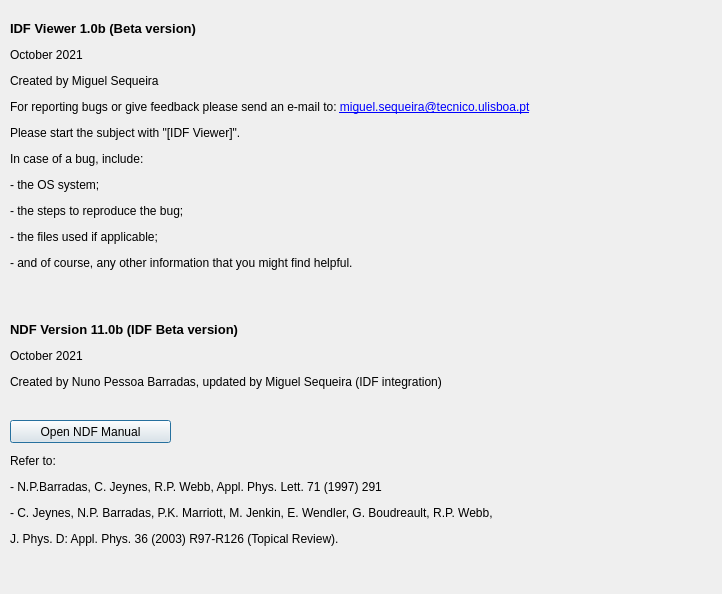
<?xml version="1.0" encoding="UTF-8"?>
<ui version="4.0">
 <class>dialog_about</class>
 <widget class="QDialog" name="dialog_about">
  <property name="geometry">
   <rect>
    <x>0</x>
    <y>0</y>
    <width>722</width>
    <height>594</height>
   </rect>
  </property>
  <property name="windowTitle">
   <string>About</string>
  </property>
  <widget class="QLabel" name="label">
   <property name="geometry">
    <rect>
     <x>10</x>
     <y>0</y>
     <width>701</width>
     <height>411</height>
    </rect>
   </property>
   <property name="text">
    <string>&lt;html&gt;&lt;head/&gt;&lt;body&gt;&lt;p&gt;&lt;span style=&quot; font-size:10pt; font-weight:600;&quot;&gt;IDF Viewer 1.0b (Beta version)&lt;/span&gt;&lt;/p&gt;&lt;p&gt;October 2021&lt;/p&gt;&lt;p&gt;Created by Miguel Sequeira&lt;/p&gt;&lt;p&gt;For reporting bugs or give feedback please send an e-mail to: &lt;a href=&quot;mailto:miguel.sequeira@tecnico.ulisboa.pt?subject=[IDF Viewer]&quot;&gt;&lt;span style=&quot; text-decoration: underline; color:#0000ff;&quot;&gt;miguel.sequeira@tecnico.ulisboa.pt&lt;/span&gt;&lt;/a&gt;&lt;/p&gt;&lt;p&gt;Please start the subject with &amp;quot;[IDF Viewer]&amp;quot;.&lt;/p&gt;&lt;p&gt;In case of a bug, include:&lt;/p&gt;&lt;p&gt;- the OS system;&lt;/p&gt;&lt;p&gt;- the steps to reproduce the bug;&lt;/p&gt;&lt;p&gt;- the files used if applicable;&lt;/p&gt;&lt;p&gt;- and of course, any other information that you might find helpful.&lt;/p&gt;&lt;p&gt;&lt;br/&gt;&lt;/p&gt;&lt;p&gt;&lt;span style=&quot; font-size:10pt; font-weight:600;&quot;&gt;NDF Version 11.0b (IDF Beta version)&lt;/span&gt;&lt;/p&gt;&lt;p&gt;October 2021&lt;/p&gt;&lt;p&gt;Created by Nuno Pessoa Barradas, updated by Miguel Sequeira (IDF integration)&lt;/p&gt;&lt;/body&gt;&lt;/html&gt;</string>
   </property>
   <property name="textFormat">
    <enum>Qt::RichText</enum>
   </property>
   <property name="openExternalLinks">
    <bool>true</bool>
   </property>
   <property name="textInteractionFlags">
    <set>Qt::LinksAccessibleByMouse|Qt::TextSelectableByKeyboard|Qt::TextSelectableByMouse</set>
   </property>
  </widget>
  <widget class="QPushButton" name="push_openNDFManual">
   <property name="geometry">
    <rect>
     <x>10</x>
     <y>420</y>
     <width>161</width>
     <height>23</height>
    </rect>
   </property>
   <property name="text">
    <string>Open NDF Manual</string>
   </property>
  </widget>
  <widget class="QLabel" name="label_2">
   <property name="geometry">
    <rect>
     <x>10</x>
     <y>450</y>
     <width>591</width>
     <height>101</height>
    </rect>
   </property>
   <property name="text">
    <string>&lt;html&gt;&lt;head/&gt;&lt;body&gt;&lt;p&gt;Refer to: &lt;/p&gt;&lt;p&gt;- N.P.Barradas, C. Jeynes, R.P. Webb, Appl. Phys. Lett. 71 (1997) 291&lt;/p&gt;&lt;p&gt;- C. Jeynes, N.P. Barradas, P.K. Marriott, M. Jenkin, E. Wendler, G. Boudreault, R.P. Webb,&lt;/p&gt;&lt;p&gt;J. Phys. D: Appl. Phys. 36 (2003) R97-R126 (Topical Review).&lt;/p&gt;&lt;/body&gt;&lt;/html&gt;</string>
   </property>
  </widget>
 </widget>
 <resources/>
 <connections/>
</ui>
